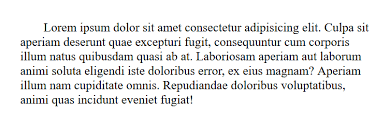
#> input picture Untitled.png, 390 x 129 px
$ python text_count_color.py
#> lines starting #> are read from the running program, lines starting #| are printed output that depends on the picture
import cv2
import numpy as np

img = cv2.imread('Untitled.png')
#> img is the input picture: shape (129, 390, 3); mean B, G, R 236.9, 236.9, 236.8
img = cv2.medianBlur(img, ksize= 3)
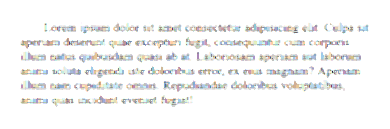
#> img: shape (129, 390, 3); mean B, G, R 244.8, 245, 245
img = cv2.cvtColor(img, cv2.COLOR_BGR2GRAY)
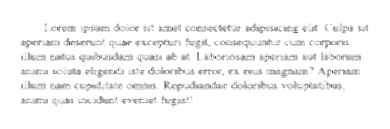
#> img: shape (129, 390); min 23, max 255, mean 245
height, width = img.shape[: 2]
#> height = 129; width = 390

def solve(thresh, blank):
#> called with thresh = 50, blank = 3
    global width
    ans = 0
    track = 0
    for i in range(width):
        val = np.sum(img[:, i])
        if val <= thresh:
            track += 1
        else:
            if track >= blank:
                ans += 1
            track = 0
#> this loop made 390 passes
#> val on passes 1 to 12: 32895, 32895, 32895, 32895, 32895, 32895, 32895, 32895, 32895, 32895, 32895, 32895
#> after the loop, ans = 0
    return ans + 1

print(solve(50, 3))

$ run again, with image.png copied over Untitled.png
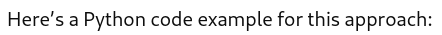
#> input picture image.png, 442 x 35 px
#> img is the input picture: shape (35, 442, 3); min 13, max 255, mean 232.2
#> `img = cv2.medianBlur(img, ksize= 3)`:
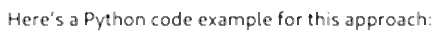
#> img: shape (35, 442, 3); min 13, max 255, mean 238
#> the loop in solve, `for i in range(width):` made 442 passes
#> val on passes 1 to 8: 8925, 8925, 8925, 8925, 8925, 8925, 8925, 8925
#> after the loop in solve, `for i in range(width):`: ans = 0
